Frame 1 (no input): blank canvas, image omitted
Frame 60 (no input): blank canvas, image omitted
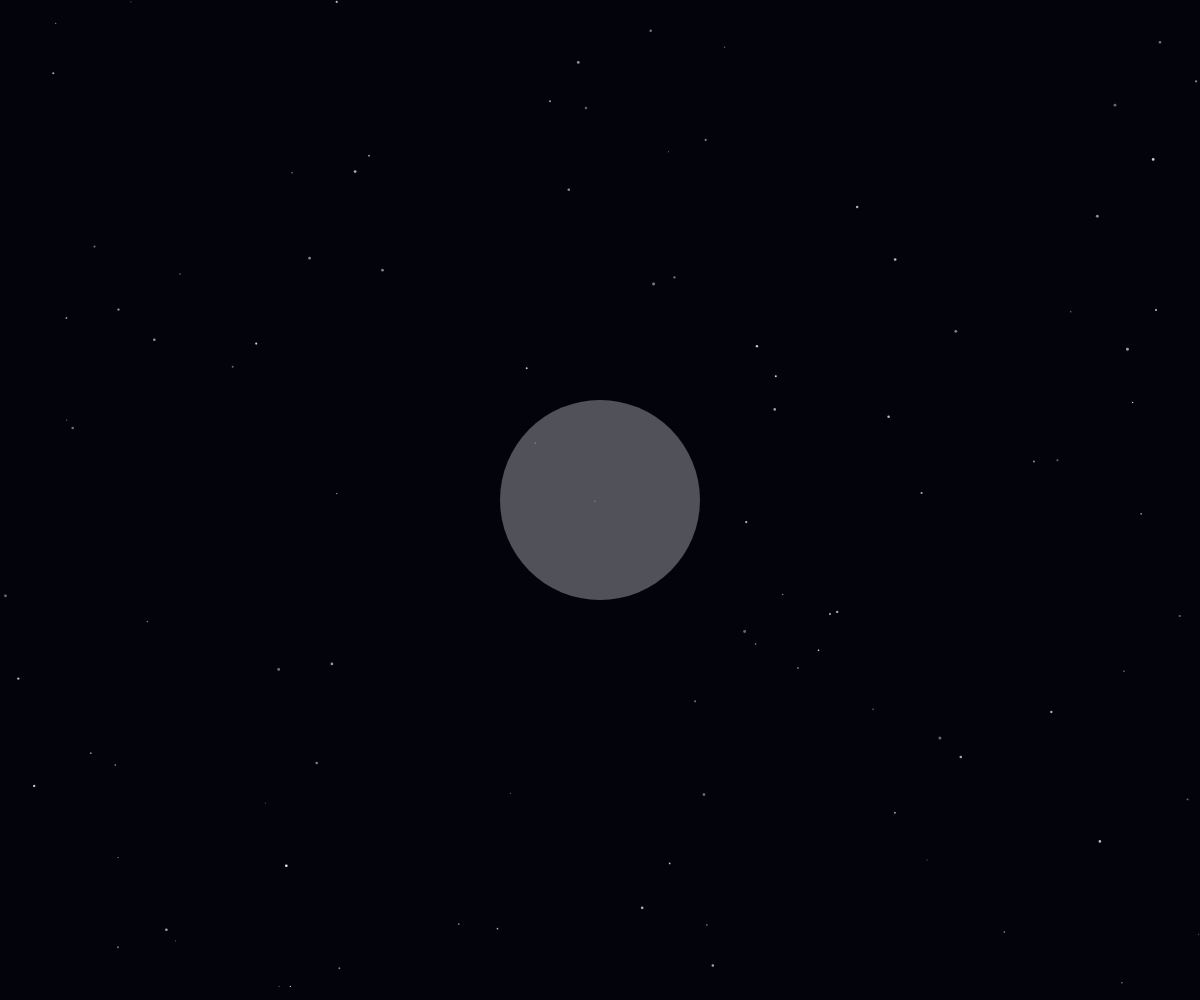
Frame 120 (the mouse pressed at the canvas centre since frame 60)

The p5.js sketch whose frames 1 and 60 were blank and that drew this single picture after the mouse press (run headless with seeded random() and noise() and a simulated clock; from frame 60 on, the mouse is pressed at the canvas centre):

// p5.js sketch
// ── sketch.js
let stars = [];
let angle = 0;
let numStars = 100;

let shootingStar;
let shootingTimer = 0;
let shootingActive = false;
let tail = [];

function setup() {
  // Create a canvas that fills the entire browser window
  createCanvas(windowWidth, windowHeight);
  createStars(numStars);
  initShootingStar();

}

function draw() {
  // Set background to black
  background(0);

  // Map the mouse position to RGB values for dynamic color changes
  let r = map(mouseX, 0, width, 0, 255);
  let g = map(mouseY, 0, height, 0, 255);
  let b = map(mouseX + mouseY, 0, width + height, 0, 255);

  // Set the fill color of the circle
  fill(r, g, b);
  noStroke();

  // Draw a circle in the center of the canvas
  ellipse(width / 2, height / 2, 200, 200);

  background(10, 10, 30, 100);
  drawStars();
  updateStars();
  handleShootingStar();
}
function createStars(num) {
  for (let i = 0; i < num; i++) {
    let star = {
      x: random(width),
      y: random(height),
      size: random(1, 3),
      baseBrightness: random(150, 255),
      twinkleSpeed: random(0.02, 0.05),
      twinkleAngle: random(TWO_PI)
    };
    stars.push(star);
  }
}

function drawStars() {
  for (let i = 0; i < stars.length; i++) {
    let s = stars[i];
    let alpha = map(sin(s.twinkleAngle), -1, 1, 100, s.baseBrightness);
    fill(255, 255, 255, alpha);
    noStroke();
    circle(s.x, s.y, s.size);
  }
}

function updateStars() {
  for (let i = 0; i < stars.length; i++) {
    let s = stars[i];
    s.twinkleAngle += s.twinkleSpeed;
    if (s.twinkleAngle > TWO_PI) {
      s.twinkleAngle = 0;
    }
  }
  angle += 0.01;
}

function initShootingStar() {
  shootingStar = {
    x: random(width / 2),
    y: random(height / 3),
    speedX: random(6, 10),
    speedY: random(3, 5),
    size: random(3, 5),
    active: false
  };
  tail = [];
}

function handleShootingStar() {
  if (shootingActive) {
    tail.push({ x: shootingStar.x, y: shootingStar.y });

    fill(255);
    noStroke();
    circle(shootingStar.x, shootingStar.y, shootingStar.size);

    for (let i = 0; i < tail.length; i++) {
      let alpha = map(i, 0, tail.length, 0, 150);
      fill(255, 255, 255, 150 - alpha);
      circle(tail[i].x, tail[i].y, shootingStar.size * 0.8);
    }

    shootingStar.x += shootingStar.speedX;
    shootingStar.y += shootingStar.speedY;

    if (tail.length > 15) {
      tail.shift();
    }

    if (shootingStar.x > width || shootingStar.y > height) {
      shootingActive = false;
      shootingTimer = 0;
      tail = [];
    }
  } else {
    shootingTimer++;
    if (shootingTimer > 300 && random(1) < 0.02) {
      initShootingStar();
      shootingActive = true;
    }
  }
}
// ── bouncingball.js
class bouncingball {
  
  constructor(posX, posY) 
  {
    this.x = posX;
    this.y = posY;
    
    this.xDir = random(-2, 2);
    this.yDir = random(-2, 2);
  }

  display(r,g,b,radius) 
  {
    fill(r,g,b);
    noStroke();
    circle(this.x, this.y,radius);
    circle(this.x,this.y-10,radius/2);
  }

  update(speed) 
  {
    this.x += this.xDir*speed;
    this.y += this.yDir*speed;
  }

  keepInCanvas() {
   
    if((this.x < 0)||(this.x > width))
{
this.xDir = -this.xDir;
// this.xDir *= -1;
}
if((this.y < 0)||(this.y > height))
{
this.yDir = -this.yDir;
//this.xDir *= -1;
}
  
  }
}
